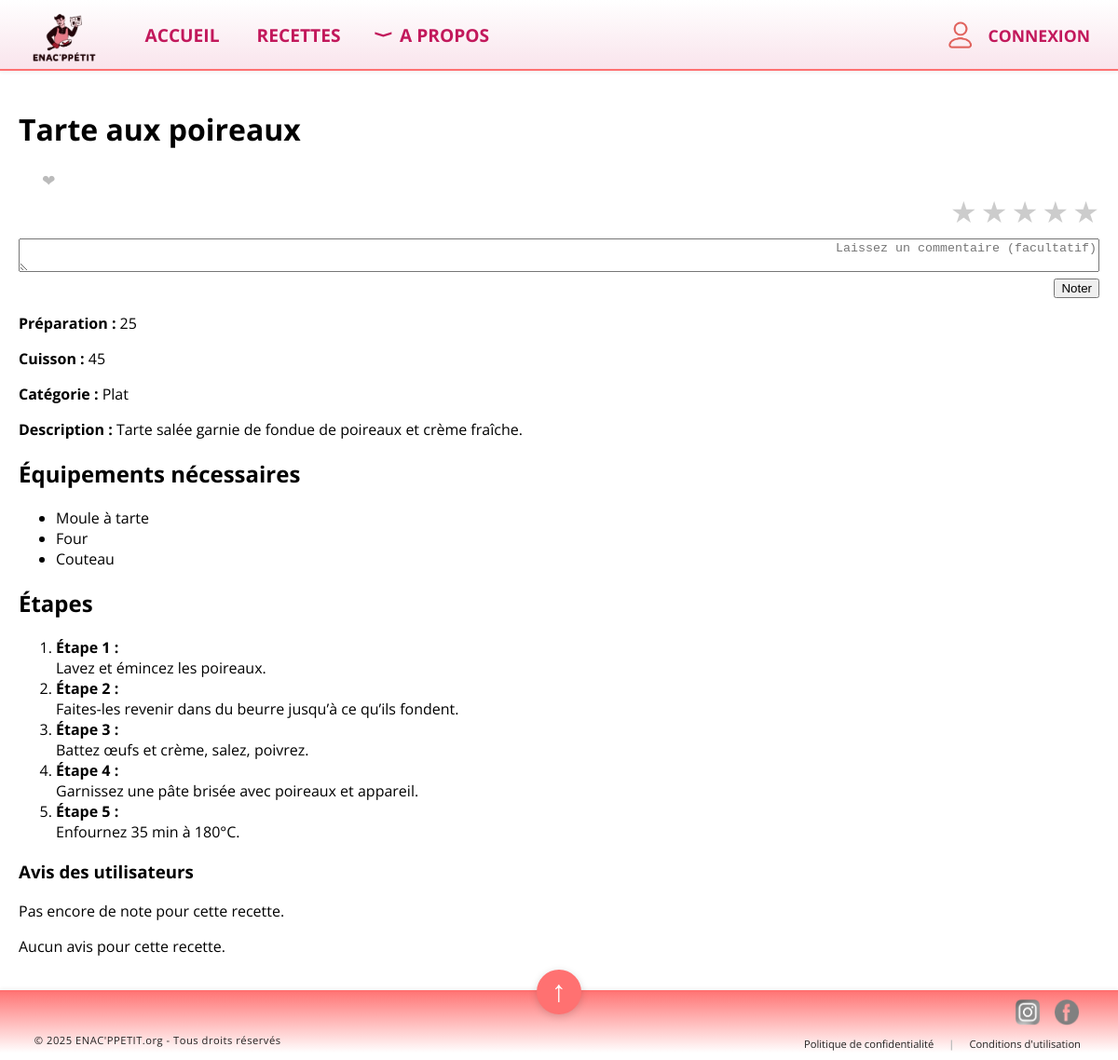
Screenshot of /recette/34760 with the database file from the repository.
### tables this page shows
CREATE TABLE Recette (
    Recette_id INTEGER PRIMARY KEY,
    Title TEXT,
    Preptime INTEGER,
    Cooktime INTEGER,
    Category TEXT,
    Saison TEXT,
    Description TEXT,
    Servings INTEGER,
    Image TEXT
);

CREATE TABLE Equipment (
    Id_equipement INTEGER PRIMARY KEY,
    Name TEXT UNIQUE
);

CREATE TABLE Step (
    Recette_id INTEGER,
    Num_step INTEGER,
    Contenu TEXT,
    PRIMARY KEY (Recette_id, Num_step),
    FOREIGN KEY (Recette_id) REFERENCES Recette(Recette_id)
);

### app.py (the view)
@app.route('/recette/<int:recette_id>')
def recette(recette_id):
    conn = sqlite3.connect('BDD.db')
    conn.row_factory = sqlite3.Row
    recipe = conn.execute('SELECT * FROM Recette WHERE Recette_id = ?', (recette_id,)).fetchone()
    if recipe is None:
        conn.close()
        return "Recette non trouvée", 404
    equipements = conn.execute(
        "SELECT Equipment.Name FROM Equipment "
        "JOIN Recette_Equipment ON Equipment.id_equipement = Recette_Equipment.id_equipement "
        "WHERE Recette_Equipment.Recette_id = ?",
        (recette_id,)
    ).fetchall()
    steps = conn.execute(
        "SELECT Num_step,Contenu FROM Step WHERE Recette_id = ? ORDER BY Num_step",
        (recette_id,)
    ).fetchall()
    est_favori = False
    if "username" in session:
        user_id = conn.execute("SELECT User_id FROM User WHERE Username = ?", (session["username"],)).fetchone()
        if user_id:
            user_id = user_id[0]
            fav = conn.execute("SELECT 1 FROM Recette_Favori WHERE User_id = ? AND Recette_id = ?", (user_id, recette_id)).fetchone()
            est_favori = fav is not None
    avis = conn.execute(
    "SELECT u.Username, r.Rating, r.Commentaire FROM Rating r JOIN User u ON r.User_id = u.User_id WHERE r.Recette_id = ?",
    (recette_id,)
).fetchall()
    moyenne = conn.execute(
    "SELECT AVG(Rating) FROM Rating WHERE Recette_id = ?", (recette_id,)
).fetchone()[0]
    conn.close()
    return render_template('Unerecette.html', recipe=recipe, equipements=equipements, steps=steps, est_favori=est_favori, avis=avis, moyenne=moyenne)

### templates/Unerecette.html (shortened to what this page needs)
{% extends "base.html" %}
{% block content %}
    <h1>{{ recipe['title'] }}</h1>
 <form action="{{ url_for('ajouter_favori', recette_id=recipe['Recette_id']) }}" method="post" class="form-favori" style="margin-left: 15px;">
    <button type="submit" class="coeur-btn">
        <span class="coeur{% if est_favori %} actif{% endif %}">&#10084;</span>
    </button>
</form>
<form action="{{ url_for('noter_recette', recette_id=recipe['Recette_id']) }}" method="post" class="etoiles-notation">
    {% for i in range(5, 0, -1) %}
        <label for="star{{ i }}">&#9733;</label>
    {% endfor %}
    <br>
    <textarea name="commentaire" placeholder="Laissez un commentaire (facultatif)" style="width:100%;margin-top:8px;"></textarea>
    <br>
    <button type="submit">Noter</button>
</form>
    <p><strong>Préparation :</strong> {{ recipe['Preptime'] }}</p>
    <p><strong>Cuisson :</strong> {{ recipe['Cooktime'] }}</p>
    <p><strong>Catégorie :</strong> {{ recipe['category'] }}</p>
    <p><strong>Description :</strong> {{ recipe['description'] }}</p>
    <h2>Équipements nécessaires</h2>
    <ul>
        {% for eq in equipements %}
            <li>{{ eq['Name'] }}</li>
        {% endfor %}
    </ul>
    <h2>Étapes</h2>
<ol>
    {% for step in steps %}
        <li>
            <strong>Étape {{ step['Num_step'] }} :</strong><br>
            {{ step['Contenu'] }}
        </li>
    {% endfor %}
</ol>
<h3>Avis des utilisateurs</h3>
{% if moyenne %}
    <p>Note moyenne : {{ '%.1f'|format(moyenne) }}/5</p>
{% else %}
    <p>Pas encore de note pour cette recette.</p>
{% endif %}
{% if avis %}
    <ul>
    {% for a in avis %}
        <li>
            <strong>{{ a['Username'] }}</strong> : {{ a['Rating'] }}/5
            {% if a['Commentaire'] %}
                <br>{{ a['Commentaire'] }}
            {% endif %}
        </li>
    {% endfor %}
    </ul>
{% else %}
    <p>Aucun avis pour cette recette.</p>
{% endif %}
{% endblock %}

### static/style.css (style rules this page uses)
body { overflow-x: hidden; background: #fff; margin: 0; padding: 0; font-family: 'Open Sans', Arial, sans-serif; }
html { box-sizing: border-box; width: 100vw; overflow-x: hidden; }
*, *::before, *::after { box-sizing: inherit; }
.etoiles-notation { direction: rtl; unicode-bidi: bidi-override; }
.etoiles-notation label { color: #ccc; font-size: 2em; cursor: pointer; }
.coeur { color: #bbb; font-size: 1.3em; transition: color 0.2s; border: none; background: none; cursor: pointer; padding: 0 0 0 10px; vertical-align: middle; }
.coeur-btn { background: none; border: none; padding: 0; cursor: pointer; }
.form-favori { display: inline; }

### rows the page displays
Recette: title "Tarte aux poireaux", Preptime "25", Cooktime "45", category "Plat", description "Tarte salée garnie de fondue de poireaux et crème fraîche."
Equipment: Name "Moule à tarte"
Equipment: Name "Four"
Equipment: Name "Couteau"
Step: Num_step "1", Contenu "Lavez et émincez les poireaux."
Step: Num_step "2", Contenu "Faites-les revenir dans du beurre jusqu’à ce qu’ils fondent."
Step: Num_step "3", Contenu "Battez œufs et crème, salez, poivrez."
Step: Num_step "4", Contenu "Garnissez une pâte brisée avec poireaux et appareil."
Step: Num_step "5", Contenu "Enfournez 35 min à 180°C."
